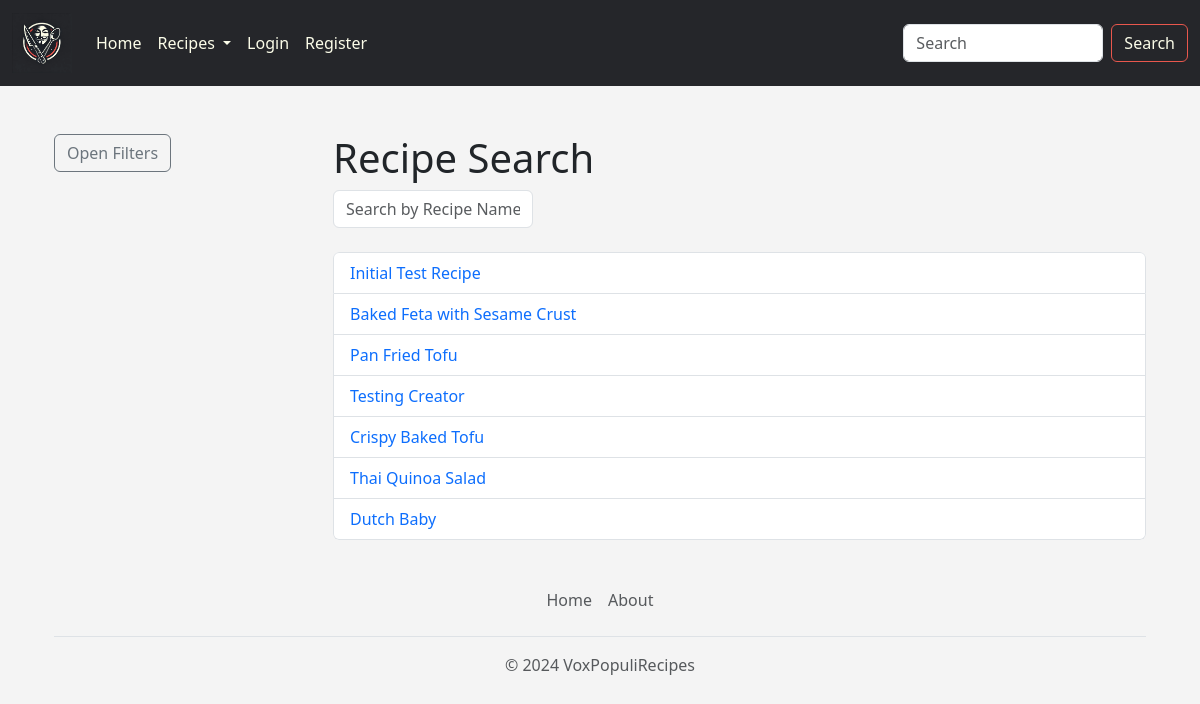
The app's page /search/, older data.
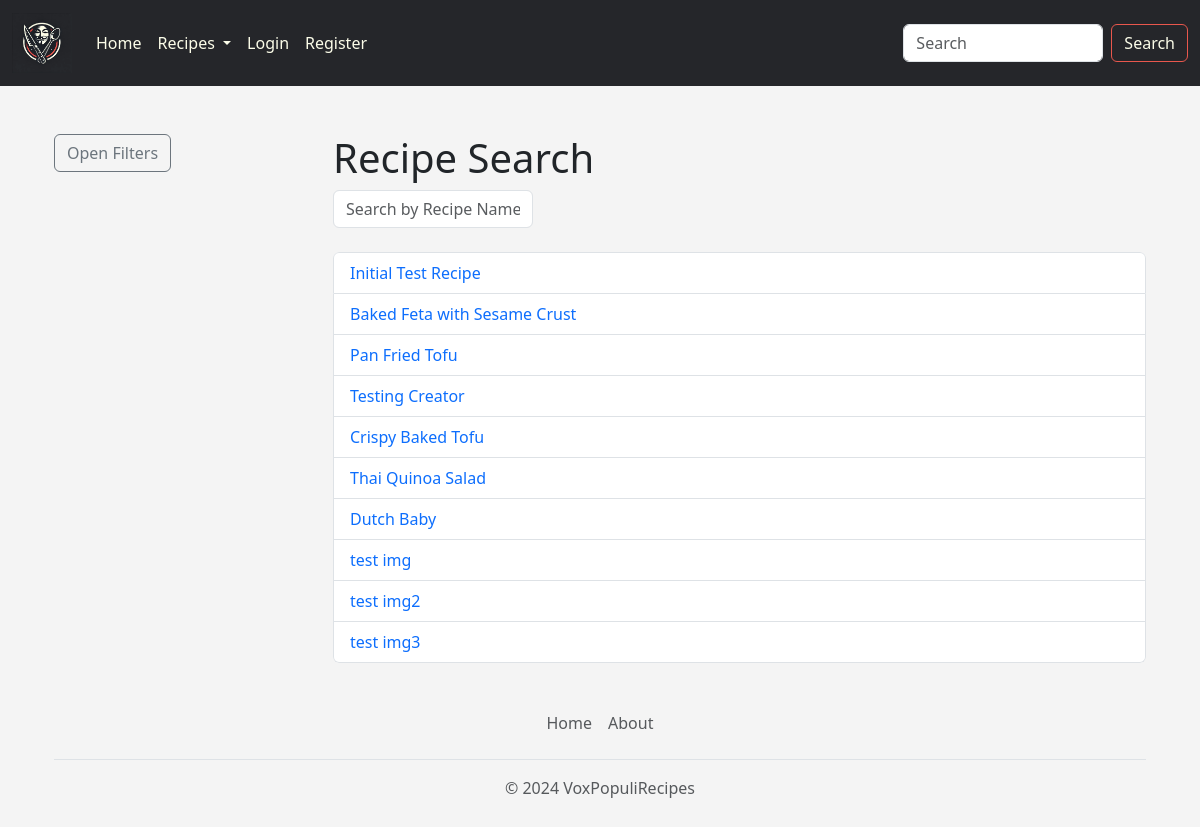
The same page, newer data.
### voxpopulirecipes/models.py (models this page shows, shortened)
class Recipe(models.Model):
    title = models.CharField(max_length=200)
    pub_date = models.DateTimeField("date published")
    created_by = models.CharField(max_length=200, blank=True, null=True)
    creator = models.ForeignKey(User, on_delete=models.CASCADE, blank=True, null=True)
    mealType = models.ForeignKey("MealType", on_delete=models.CASCADE, blank=True, null=True)
    image = models.ImageField(upload_to='uploads/recipe/', blank=True, null=True)

### voxpopulirecipes/views.py (the view)
# urls.py: path("search/", views.search_recipe, name="search_recipe"),
def search_recipe(request):
    search_text = ""
    if request.method == "POST":
        search_text = request.POST.get("search_text")
    all_recipes = Recipe.objects.all().order_by("id")
    all_unique_ingredients = Ingredient.objects.values_list("ingredient_text", flat=True).distinct().order_by("ingredient_text")
    template = loader.get_template("voxpopulirecipes/search.html")
    context = {
        "all_recipes": all_recipes,
        "all_unique_ingredients": all_unique_ingredients,
        "search_text": search_text,
    }
    return HttpResponse(template.render(context, request))

### voxpopulirecipes/models.py (called while the page is built)
    def __str__(self):
        return self.ingredient_text

### voxpopulirecipes/templates/voxpopulirecipes/search.html (shortened to what this page needs)
{% extends 'voxpopulirecipes/base.html' %}
{% block content %}
<div class="container-fluid mt-4">
    <div class="row">
        <div class="col-md-3">
            <button class="btn btn-outline-secondary mb-3" data-bs-toggle="offcanvas" data-bs-target="#filterSidebar" aria-controls="filterSidebar">
                 Open Filters
            </button>
        </div>
        <div class="col-md-9">
            <h1>Recipe Search</h1>
            <input type="text" id="search-name" class="form-control mb-4" placeholder="Search by Recipe Name..." onkeyup="searchRecipeName()" value="{{search_text}}">
            <ul id="recipe-list" class="list-group">
                {% for recipe in all_recipes %}
                    <li class="list-group-item recipe_option" data-ingredients="{{ recipe.ingredient_set.all|join:',' }}">
                        <a href="{% url 'voxpopulirecipes:detail' recipe.id %}" class="text-decoration-none" data-id="{{ recipe.id }}">{{ recipe.title }}</a>
                    </li>
                {% endfor %}
            </ul>
        </div>
    </div>
</div>
{% endblock %}

Row changes from the older to the newer data that the page shows:
added Recipe: title "test img"
added Recipe: title "test img2"
added Recipe: title "test img3"
